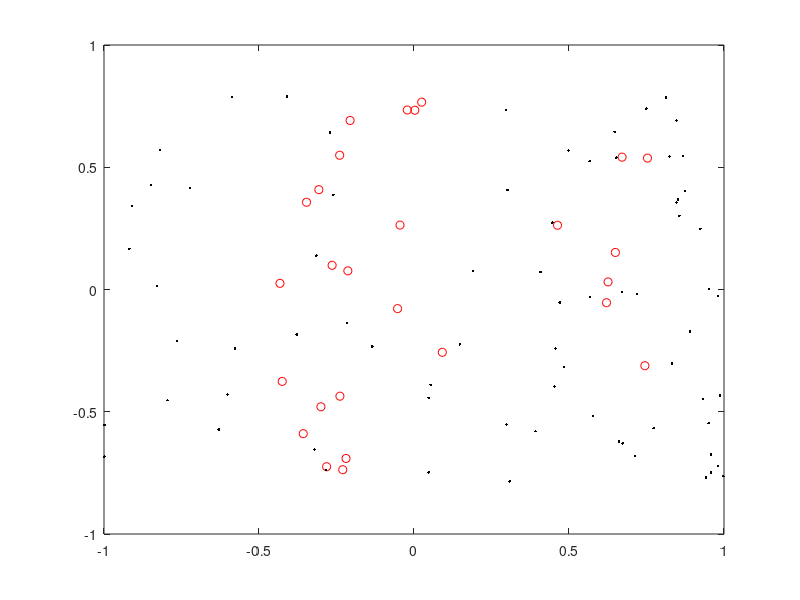
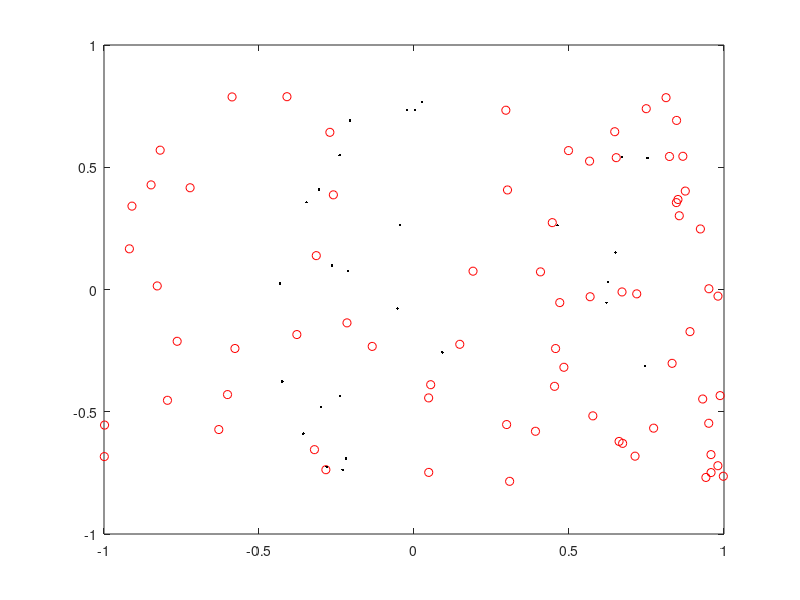

Source code (MATLAB) for these figures, in order:

clc;
clear;

data=importdata('zestaw_12-train_set.txt');


var_count=4;
class_count=2;
sample_count=size(data,1);

data_norm=zeros(sample_count,var_count);
data_center=zeros(sample_count,var_count);
labels=-1*ones(sample_count,class_count);
avg=zeros(var_count,1);

cos2=zeros(var_count);
var_ranking=zeros(class_count,var_count);
original_var_no=1:1:var_count;
min_max = zeros(var_count,2);

for i=1:1:var_count
   avg(i)=mean(data(:,i));
   %min_max(i,:) = [min(data(:,i)), max(data(:,i))];
   %data_norm(:,i)=(data(:,i)-min(data(:,i)))/(max(data(:,i))-min(data(:,i)));
   data_center(:,i)=data(:,i)-avg(i);
end

for i=1:1:sample_count
   labels(i,data(i,var_count+1))=1;
end

for class_no=1:1:class_count
    data_ort=data_center;
    for sel_feature_no=1:1:var_count
        cos2=zeros(var_count,1);
        for var_no=sel_feature_no:1:var_count
            exp1=0;
            exp2=0;
            exp3=0;
           for i=1:1:sample_count
               exp1=exp1+data_ort(i,var_no)*labels(i,class_no);
               exp2=exp2+data_ort(i,var_no)^2;
               exp3=exp3+labels(class_no)^2;
           end
           cos2(var_no)=exp1^2/(exp2*exp3);
        end 
                
        [max_r, var_idx]=max(cos2);
        var_ranking(class_no,sel_feature_no)=original_var_no(var_idx);
        temp=data_ort(:,sel_feature_no);
        data_ort(:,sel_feature_no)=data_ort(:,var_idx);
        data_ort(:,var_idx)=temp;
        
        temp=original_var_no(sel_feature_no);
        original_var_no(sel_feature_no)=original_var_no(var_idx);
        original_var_no(var_idx)=temp;
        
        for i=sel_feature_no+1:1:var_count
            V=data_ort(:,sel_feature_no);
            U=data_ort(:,i);
            UprojV=((U'*V)/(V'*V))*V;
            UortV=U-UprojV;
            data_ort(:,i)=UortV;
        end
        
    end
    figure(3140+class_no);
    idx_pos=find(data(:,5)==class_no);
    idx_neg=find(data(:,5)~=class_no);
    plot(data(idx_pos,var_ranking(class_no,1)),data(idx_pos,var_ranking(class_no,2)),'ro');
    hold on;
    plot(data(idx_neg,var_ranking(class_no,1)),data(idx_neg,var_ranking(class_no,2)),'k.');
end
